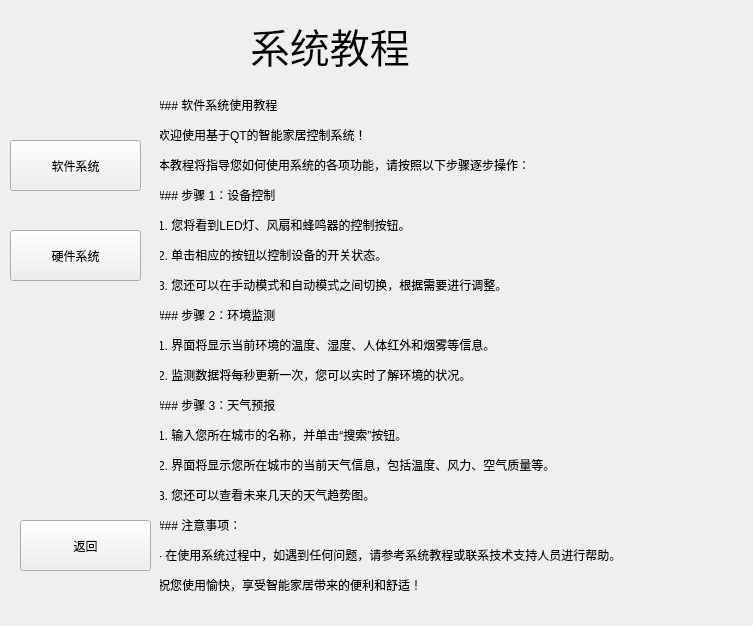
<?xml version="1.0" encoding="UTF-8"?>
<ui version="4.0">
 <class>WeWidget</class>
 <widget class="QWidget" name="WeWidget">
  <property name="geometry">
   <rect>
    <x>0</x>
    <y>0</y>
    <width>753</width>
    <height>626</height>
   </rect>
  </property>
  <property name="windowTitle">
   <string>Form</string>
  </property>
  <widget class="QPushButton" name="buttonReturn">
   <property name="geometry">
    <rect>
     <x>20</x>
     <y>520</y>
     <width>131</width>
     <height>51</height>
    </rect>
   </property>
   <property name="text">
    <string>返回</string>
   </property>
  </widget>
  <widget class="QLabel" name="label">
   <property name="geometry">
    <rect>
     <x>250</x>
     <y>10</y>
     <width>201</width>
     <height>71</height>
    </rect>
   </property>
   <property name="font">
    <font>
     <family>楷体</family>
     <pointsize>30</pointsize>
    </font>
   </property>
   <property name="text">
    <string>系统教程</string>
   </property>
  </widget>
  <widget class="QStackedWidget" name="stackedWidget">
   <property name="geometry">
    <rect>
     <x>160</x>
     <y>70</y>
     <width>581</width>
     <height>541</height>
    </rect>
   </property>
   <property name="whatsThis">
    <string>&lt;html&gt;&lt;head/&gt;&lt;body&gt;&lt;p&gt;sdqwqdqw&lt;/p&gt;&lt;/body&gt;&lt;/html&gt;</string>
   </property>
   <property name="currentIndex">
    <number>0</number>
   </property>
   <widget class="QWidget" name="page">
    <property name="whatsThis">
     <string>&lt;html&gt;&lt;head/&gt;&lt;body&gt;&lt;p&gt;11111111111111111&lt;/p&gt;&lt;/body&gt;&lt;/html&gt;</string>
    </property>
    <widget class="QLabel" name="label_2">
     <property name="geometry">
      <rect>
       <x>-10</x>
       <y>-70</y>
       <width>711</width>
       <height>691</height>
      </rect>
     </property>
     <property name="styleSheet">
      <string notr="true">background-color: rgba(60, 60, 60, 0);
padding-left: 5px;
padding-right: 5px;
color: rgb(0, 0, 0);</string>
     </property>
     <property name="text">
      <string>&lt;html&gt;&lt;head/&gt;&lt;body&gt;&lt;p&gt;### 软件系统使用教程&lt;/p&gt;&lt;p&gt;欢迎使用基于QT的智能家居控制系统！&lt;/p&gt;&lt;p&gt;本教程将指导您如何使用系统的各项功能，请按照以下步骤逐步操作：&lt;/p&gt;&lt;p&gt;### 步骤 1：设备控制&lt;/p&gt;&lt;p&gt;1. 您将看到LED灯、风扇和蜂鸣器的控制按钮。&lt;/p&gt;&lt;p&gt;2. 单击相应的按钮以控制设备的开关状态。&lt;/p&gt;&lt;p&gt;3. 您还可以在手动模式和自动模式之间切换，根据需要进行调整。&lt;/p&gt;&lt;p&gt;### 步骤 2：环境监测&lt;/p&gt;&lt;p&gt;1. 界面将显示当前环境的温度、湿度、人体红外和烟雾等信息。&lt;/p&gt;&lt;p&gt;2. 监测数据将每秒更新一次，您可以实时了解环境的状况。&lt;/p&gt;&lt;p&gt;### 步骤 3：天气预报&lt;/p&gt;&lt;p&gt;1. 输入您所在城市的名称，并单击“搜索”按钮。&lt;/p&gt;&lt;p&gt;2. 界面将显示您所在城市的当前天气信息，包括温度、风力、空气质量等。&lt;/p&gt;&lt;p&gt;3. 您还可以查看未来几天的天气趋势图。&lt;/p&gt;&lt;p&gt;### 注意事项：&lt;/p&gt;&lt;p&gt;- 在使用系统过程中，如遇到任何问题，请参考系统教程或联系技术支持人员进行帮助。&lt;/p&gt;&lt;p&gt;祝您使用愉快，享受智能家居带来的便利和舒适！&lt;/p&gt;&lt;/body&gt;&lt;/html&gt;</string>
     </property>
    </widget>
   </widget>
   <widget class="QWidget" name="page_2">
    <widget class="QLabel" name="label_3">
     <property name="geometry">
      <rect>
       <x>0</x>
       <y>0</y>
       <width>601</width>
       <height>561</height>
      </rect>
     </property>
     <property name="styleSheet">
      <string notr="true">background-color: rgba(60, 60, 60, 0);
padding-left: 5px;
padding-right: 5px;
color: rgb(0, 0, 0);</string>
     </property>
     <property name="text">
      <string>&lt;html&gt;&lt;head/&gt;&lt;body&gt;&lt;p&gt;### 硬件系统使用教程&lt;/p&gt;&lt;p&gt;#### 1. 启动系统&lt;/p&gt;&lt;p&gt;- 将系统电源接通，并等待系统启动完成。&lt;/p&gt;&lt;p&gt;- LCD 屏幕将显示欢迎界面，系统会自动进行初始化。&lt;/p&gt;&lt;p&gt;#### 2. 主页面显示&lt;/p&gt;&lt;p&gt;- 进入主页面后，LCD 屏幕将显示当前环境的实时数据，包括温度、湿度、烟雾浓度以及人体红外监测状态。&lt;/p&gt;&lt;p&gt;- 温度和湿度数据由 DHT11 传感器获取。&lt;/p&gt;&lt;p&gt;- 烟雾浓度数据由 MQ2 传感器获取。&lt;/p&gt;&lt;p&gt;- 人体红外监测状态由 SR501 传感器获取。&lt;/p&gt;&lt;p&gt;#### 3. 控制设备&lt;/p&gt;&lt;p&gt;- LCD 屏幕上将显示控制按钮，用于控制系统中的各种设备，如 LED 灯、蜂鸣器和小风扇。&lt;/p&gt;&lt;p&gt;- 您可以点击 LCD 屏幕上的相应按钮来切换设备的开关状态。&lt;/p&gt;&lt;p&gt;- 控制按钮的状态将实时更新，以反映设备的当前状态。&lt;/p&gt;&lt;p&gt;#### 4. 远程控制&lt;/p&gt;&lt;p&gt;- 智能家居控制系统支持远程控制功能，您可以通过连接到系统的 Wi-Fi 热点并使用相应的客户端应用程序来发送命令和接收传感器数据。&lt;/p&gt;&lt;p&gt;- 在连接到系统的 Wi-Fi 热点后，打开客户端应用程序，并输入系统的 IP 地址和端口号以连接到系统。&lt;/p&gt;&lt;p&gt;- 一旦连接成功，您可以通过客户端应用程序发送命令来控制系统中的各种设备，并实时监测环境数据。&lt;/p&gt;&lt;p&gt;#### 5. 警报安全功能&lt;/p&gt;&lt;p&gt;- 当系统监测到环境中的烟雾浓度超过安全阈值时，将触发警报功能。&lt;/p&gt;&lt;p&gt;- 警报功能包括启动风扇通风、点亮红色报警灯和启动蜂鸣器。&lt;/p&gt;&lt;p&gt;- 如果触发警报，系统将立即采取措施以确保环境的安全，并通过 LCD 屏幕上的警告消息通知用户。&lt;/p&gt;&lt;p&gt;#### 6. 登录模块&lt;/p&gt;&lt;p&gt;- 智能家居控制系统支持密码登录和 RFID 登录两种方式。&lt;/p&gt;&lt;p&gt;- 如果选择密码登录，LCD 屏幕将显示密码输入框，用户可以输入正确的密码来登录系统。&lt;/p&gt;&lt;p&gt;- 如果选择 RFID 登录，用户需要将预先配置的 RFID 卡靠近系统的读卡器，系统将自动识别并验证卡片信息来登录系统。&lt;/p&gt;&lt;p&gt;通过以上详细的步骤，您应该能够轻松地使用您的智能家居控制系统了。如果您在使用过程中遇到任何问题或需要进一步的帮助，请随时联系我们的技术支持团队。&lt;/p&gt;&lt;/body&gt;&lt;/html&gt;</string>
     </property>
    </widget>
    <widget class="QPushButton" name="pushButton">
     <property name="geometry">
      <rect>
       <x>440</x>
       <y>70</y>
       <width>92</width>
       <height>29</height>
      </rect>
     </property>
     <property name="text">
      <string>下一页</string>
     </property>
    </widget>
   </widget>
   <widget class="QWidget" name="page_3">
    <widget class="QLabel" name="label_4">
     <property name="geometry">
      <rect>
       <x>-10</x>
       <y>0</y>
       <width>591</width>
       <height>501</height>
      </rect>
     </property>
     <property name="styleSheet">
      <string notr="true">background-color: rgba(60, 60, 60, 0);
padding-left: 5px;
padding-right: 5px;
color: rgb(0, 0, 0);</string>
     </property>
     <property name="text">
      <string>&lt;html&gt;&lt;head/&gt;&lt;body&gt;&lt;p&gt;- 一旦连接成功，您可以通过客户端应用程序发送命令来控制系统中的各种设备，&lt;/p&gt;&lt;p&gt;并实时监测环境数据。&lt;/p&gt;&lt;p&gt;#### 5. 警报安全功能&lt;/p&gt;&lt;p&gt;- 当系统监测到环境中的烟雾浓度超过安全阈值时，将触发警报功能。&lt;/p&gt;&lt;p&gt;- 警报功能包括启动风扇通风、点亮红色报警灯和启动蜂鸣器。&lt;/p&gt;&lt;p&gt;- 如果触发警报，系统将立即采取措施以确保环境的安全，&lt;/p&gt;&lt;p&gt;并通过 LCD 屏幕上的警告消息通知用户。&lt;/p&gt;&lt;p&gt;#### 6. 登录模块&lt;/p&gt;&lt;p&gt;- 智能家居控制系统支持密码登录和 RFID 登录两种方式。&lt;/p&gt;&lt;p&gt;- 如果选择密码登录，LCD 屏幕将显示密码输入框，&lt;/p&gt;&lt;p&gt;用户可以输入正确的密码来登录系统。&lt;/p&gt;&lt;p&gt;- 如果选择 RFID 登录，用户需要将预先配置的 RFID 卡靠近系统的读卡器，&lt;/p&gt;&lt;p&gt;系统将自动识别并验证卡片信息来登录系统。&lt;/p&gt;&lt;p&gt;通过以上详细的步骤，您应该能够轻松地使用您的智能家居控制系统了。&lt;/p&gt;&lt;p&gt;如果您在使用过程中遇到任何问题或需要进一步的帮助，请随时联系我们的技术支持团队。&lt;/p&gt;&lt;/body&gt;&lt;/html&gt;</string>
     </property>
    </widget>
   </widget>
  </widget>
  <widget class="QPushButton" name="byj">
   <property name="geometry">
    <rect>
     <x>10</x>
     <y>140</y>
     <width>131</width>
     <height>51</height>
    </rect>
   </property>
   <property name="text">
    <string>软件系统</string>
   </property>
  </widget>
  <widget class="QPushButton" name="brj">
   <property name="geometry">
    <rect>
     <x>10</x>
     <y>230</y>
     <width>131</width>
     <height>51</height>
    </rect>
   </property>
   <property name="text">
    <string>硬件系统</string>
   </property>
  </widget>
 </widget>
 <resources/>
 <connections/>
</ui>
